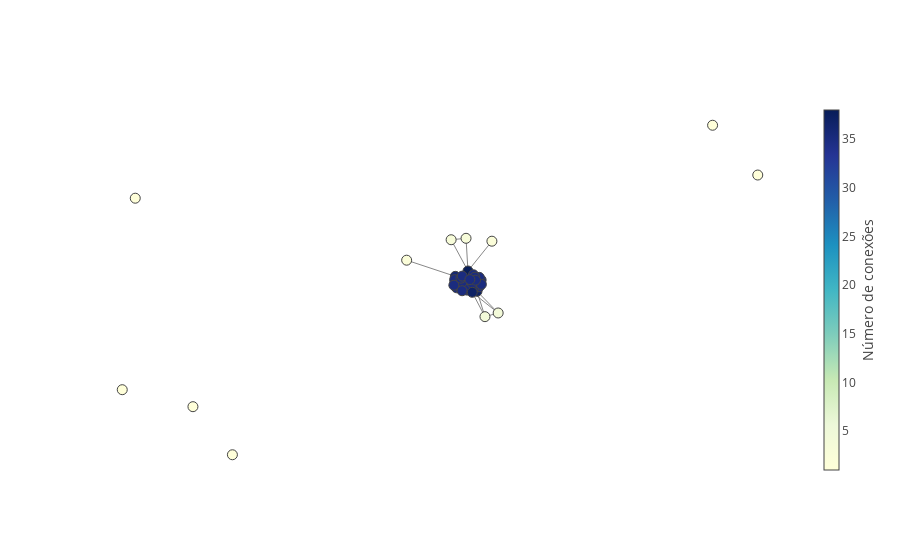

Notebook cell for this chart:
### Code cell
ranking[leg] = create_viz_network(G)
ranking[leg].head(10)

### Figure 1 — Plotly figure (JSON) as saved in the notebook; plotly's stock layout.template omitted (floating-point values rounded to 4 significant figures; data arrays with more than 128 entries replaced by an {"elided": "..."} marker saying what was removed)
{"data": [{"line": {"color": "#888", "width": 1}, "mode": "lines", "text": [], "type": "scatter", "x": {"elided": "1956 float values"}, "y": {"elided": "1956 float values"}}, {"hoverinfo": "text", "marker": {"color": [37, 4, 35, 35, 36, 35, 35, 35, 35, 35, 3, 35, 35, 35, 1, 2, 35, 4, 35, 35, 35, 35, 35, 1, 1, 35, 3, 35, 35, 35, 35, 35, 35, 35, 38, 35, 1, 35, 1, 1, 37, 35, 35, 35, 2, 35, 35], "colorbar": {"thickness": 15, "title": "Número de conexões", "titleside": "right", "xanchor": "left"}, "colorscale": "YIGnBu", "line": {"width": 1}, "reversescale": true, "showscale": true, "size": 10}, "mode": "markers", "text": ["MARCOS ROGÉRIO<br># de conexões: 37", "DIEGO GARCIA<br># de conexões: 4", "TADEU ALENCAR<br># de conexões: 35", "IVAN VALENTE<br># de conexões: 35", "GIVALDO CARIMBÃO<br># de conexões: 36", "REGINALDO LOPES<br># de conexões: 35", "ESPERIDIÃO AMIN<br># de conexões: 35", "EVANDRO GUSSI<br># de conexões: 35", "CAPITÃO AUGUSTO<br># de conexões: 35", "BACELAR<br># de conexões: 35", "GORETE PEREIRA<br># de conexões: 3", "EDMILSON RODRIGUES<br># de conexões: 35", "RODRIGO MAIA<br># de conexões: 35", "CRISTIANE BRASIL<br># de conexões: 35", "TAKAYAMA<br># de conexões: 1", "SÓSTENES CAVALCANTE<br># de conexões: 2", "LUCIANO DUCCI<br># de conexões: 35", "GLAUBER BRAGA<br># de conexões: 4", "RONALDO FONSECA<br># de conexões: 35", "BRUNO COVAS<br># de conexões: 35", "ERIKA KOKAY<br># de conexões: 35", "PASTOR EURICO<br># de conexões: 35", "MARIA DO ROSÁRIO<br># de conexões: 35", "DARCÍSIO PERONDI<br># de conexões: 1", "RÔMULO GOUVEIA<br># de conexões: 1", "PEDRO UCZAI<br># de conexões: 35", "DÂMINA PEREIRA<br># de conexões: 3", "PADRE JOÃO<br># de conexões: 35", "ALCEU MOREIRA<br># de conexões: 35", "DÉCIO LIMA<br># de conexões: 35", "JANDIRA FEGHALI<br># de conexões: 35", "COVATTI FILHO<br># de conexões: 35", "DR. JOÃO<br># de conexões: 35", "RODRIGO PACHECO<br># de conexões: 35", "FLAVINHO<br># de conexões: 38", "EDUARDO CUNHA<br># de conexões: 35", "GILBERTO NASCIMENTO<br># de conexões: 1", "CHICO ALENCAR<br># de conexões: 35", "ANDERSON FERREIRA<br># de conexões: 1", "MOEMA GRAMACHO<br># de conexões: 1", "JOÃO CAMPOS<br># de conexões: 37", "ARNALDO FARIA DE SÁ<br># de conexões: 35", "PR. MARCO FELICIANO<br># de conexões: 35", "RUBENS PEREIRA JÚNIOR<br># de conexões: 35", "FLÁVIA MORAIS<br># de conexões: 2", "LUIZ COUTO<br># de conexões: 35", "LEONARDO PICCIANI<br># de conexões: 35"], "type": "scatter", "x": [0.07018, 0.09413, 0.08252, 0.008358, 0.004742, 0.02785, 0.07766, 0.04486, 0.00347, 0.04002, 0.03702, 0.03837, 0.06899, 0.07631, -1, -0.1421, 0.06309, 0.1339, 0.01512, 0.01403, 0.002638, 0.04804, 0.02093, -0.9607, -0.7868, 0.05485, -0.007949, 0.03694, 0.03815, 0.07698, 0.02586, 0.08332, 0.05551, 0.02516, 0.0429, 0.05937, 0.917, 0.06356, 0.7808, -0.6677, 0.05573, 0.06562, 0.02166, 0.02564, 0.1151, 0.04864, 0.000257], "y": [-0.0468, -0.1749, 0.01009, -0.02935, 0.0283, -0.01736, -0.0002134, -0.01624, -0.00256, -0.04107, 0.2202, 0.003845, -0.01144, -0.02459, -0.5434, 0.1099, -0.02435, -0.1564, 0.006676, -0.0141, 0.01176, 0.02874, -0.03172, 0.4225, -0.6291, -0.03368, 0.213, 0.02996, -0.02984, 0.02324, -0.0002028, -0.01208, -0.005514, -0.04421, 0.05547, 0.03631, 0.5394, 0.02395, 0.7905, -0.8715, -0.05222, 0.00911, 0.019, 0.02958, 0.2056, 0.01207, -0.01631]}], "layout": {"hovermode": "closest", "showlegend": false, "titlefont": {"size": 16}, "xaxis": {"showgrid": false, "showticklabels": false, "zeroline": false}, "yaxis": {"showgrid": false, "showticklabels": false, "zeroline": false}}}
